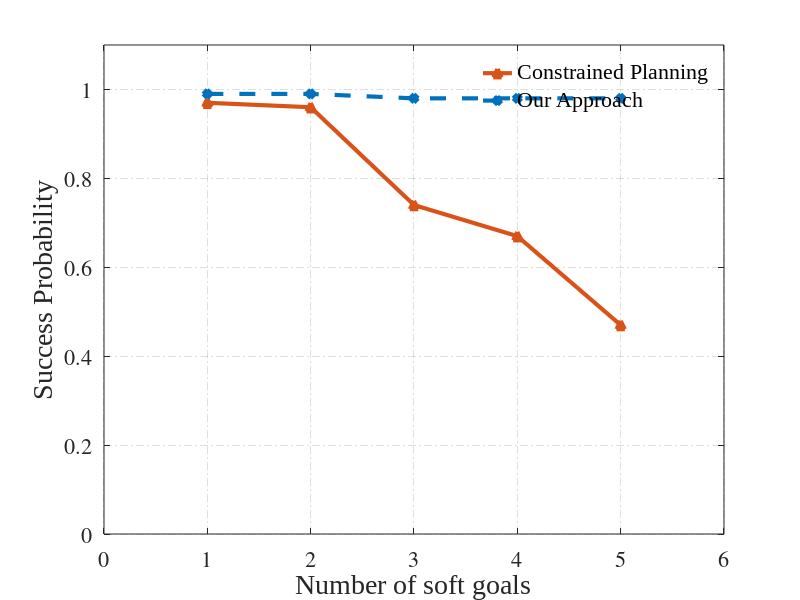

This figure's MATLAB source:
figure,
layer1_success = [0.97,0.96,0.74,0.67,0.47];
layer2_success = [0.99,0.99,0.98,0.98,0.98];
k=[1,2,3,4,5];
plot(k,layer1_success,'-^','linewidth',3,'Color',[0.8500 0.3250 0.0980],'MarkerFaceColor',[0.8500 0.3250 0.0980],'MarkerEdgeColor',[0.8500 0.3250 0.0980])
hold on
plot(k,layer2_success,'--d','linewidth',3,'Color',[0 0.4470 0.7410],'MarkerFaceColor',[0 0.4470 0.7410],'MarkerEdgeColor',[0 0.4470 0.7410])
set(gca,'fontname','Times' ,'FontSize',16);
hlegend = legend('Constrained Planning','Our Approach');
legend('FontName','Times New Roman','FontSize',16);
h = xlabel({'Number of soft goals'},'Fontname', 'Times New Roman','FontSize',20);
% xlabel({'|TG|'},'Fontname', 'Times New Roman','Interpreter', 'latex');
ylabel('Success Probability','Fontname', 'Times New Roman','FontSize',20);
set(hlegend,'box','off')
grid on
axis([0, 6, 0, 1.1])
set(gca,'gridLineStyle', '-.');

xlim = get(gca,'XLim');
ylim = get(gca,'YLim');
% set(h,'Position',[xlim(2)+(xlim(2)+xlim(1))*0.2,ylim(1)])
% title('Success rate with the increase of $TG$','Interpreter', 'latex');
